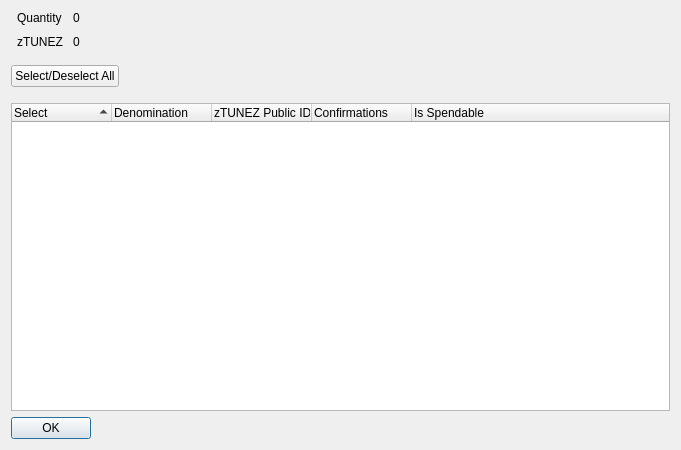
<?xml version="1.0" encoding="UTF-8"?>
<ui version="4.0">
 <class>ZPivControlDialog</class>
 <widget class="QDialog" name="ZPivControlDialog">
  <property name="geometry">
   <rect>
    <x>0</x>
    <y>0</y>
    <width>681</width>
    <height>450</height>
   </rect>
  </property>
  <property name="minimumSize">
   <size>
    <width>681</width>
    <height>450</height>
   </size>
  </property>
  <property name="windowTitle">
   <string>Select zTUNEZ to Spend</string>
  </property>
  <layout class="QVBoxLayout" name="verticalLayout" stretch="0,0,0,0">
   <item>
    <layout class="QHBoxLayout" name="horizontalLayout" stretch="0,0">
     <property name="spacing">
      <number>-1</number>
     </property>
     <property name="bottomMargin">
      <number>10</number>
     </property>
     <item>
      <layout class="QFormLayout" name="formLayout">
       <property name="horizontalSpacing">
        <number>10</number>
       </property>
       <property name="verticalSpacing">
        <number>10</number>
       </property>
       <property name="leftMargin">
        <number>6</number>
       </property>
       <property name="rightMargin">
        <number>6</number>
       </property>
       <item row="0" column="0">
        <widget class="QLabel" name="labelQuantity">
         <property name="text">
          <string>Quantity</string>
         </property>
        </widget>
       </item>
       <item row="0" column="1">
        <widget class="QLabel" name="labelQuantity_int">
         <property name="text">
          <string>0</string>
         </property>
        </widget>
       </item>
       <item row="1" column="0">
        <widget class="QLabel" name="labelZPiv">
         <property name="text">
          <string>zTUNEZ</string>
         </property>
        </widget>
       </item>
       <item row="1" column="1">
        <widget class="QLabel" name="labelZPiv_int">
         <property name="text">
          <string>0</string>
         </property>
        </widget>
       </item>
      </layout>
     </item>
     <item>
      <spacer name="horizontalSpacer_2">
       <property name="orientation">
        <enum>Qt::Horizontal</enum>
       </property>
       <property name="sizeHint" stdset="0">
        <size>
         <width>40</width>
         <height>20</height>
        </size>
       </property>
      </spacer>
     </item>
    </layout>
   </item>
   <item>
    <layout class="QHBoxLayout" name="horizontalLayout3" stretch="0,0">
     <property name="spacing">
      <number>14</number>
     </property>
     <property name="bottomMargin">
      <number>10</number>
     </property>
     <item>
      <widget class="QPushButton" name="pushButtonAll">
       <property name="text">
        <string>Select/Deselect All</string>
       </property>
      </widget>
     </item>
     <item>
      <spacer name="horizontalSpacer">
       <property name="orientation">
        <enum>Qt::Horizontal</enum>
       </property>
       <property name="sizeHint" stdset="0">
        <size>
         <width>40</width>
         <height>20</height>
        </size>
       </property>
      </spacer>
     </item>
    </layout>
   </item>
   <item>
    <widget class="QTreeWidget" name="treeWidget">
     <property name="sizePolicy">
      <sizepolicy hsizetype="Expanding" vsizetype="Expanding">
       <horstretch>0</horstretch>
       <verstretch>0</verstretch>
      </sizepolicy>
     </property>
     <property name="minimumSize">
      <size>
       <width>0</width>
       <height>250</height>
      </size>
     </property>
     <property name="alternatingRowColors">
      <bool>true</bool>
     </property>
     <property name="sortingEnabled">
      <bool>true</bool>
     </property>
     <property name="columnCount">
      <number>5</number>
     </property>
     <attribute name="headerDefaultSectionSize">
      <number>100</number>
     </attribute>
     <column>
      <property name="text">
       <string notr="true">Select</string>
      </property>
     </column>
     <column>
      <property name="text">
       <string notr="true">Denomination</string>
      </property>
     </column>
     <column>
      <property name="text">
       <string notr="true">zTUNEZ Public ID</string>
      </property>
     </column>
     <column>
      <property name="text">
       <string notr="true">Confirmations</string>
      </property>
     </column>
     <column>
      <property name="text">
       <string>Is Spendable</string>
      </property>
     </column>
    </widget>
   </item>
   <item>
    <widget class="QDialogButtonBox" name="buttonBox">
     <property name="sizePolicy">
      <sizepolicy hsizetype="Maximum" vsizetype="Fixed">
       <horstretch>0</horstretch>
       <verstretch>0</verstretch>
      </sizepolicy>
     </property>
     <property name="orientation">
      <enum>Qt::Horizontal</enum>
     </property>
     <property name="standardButtons">
      <set>QDialogButtonBox::Ok</set>
     </property>
    </widget>
   </item>
  </layout>
 </widget>
 <resources/>
 <connections>
  <connection>
   <sender>buttonBox</sender>
   <signal>accepted()</signal>
   <receiver>ZPivControlDialog</receiver>
   <slot>accept()</slot>
   <hints>
    <hint type="sourcelabel">
     <x>248</x>
     <y>254</y>
    </hint>
    <hint type="destinationlabel">
     <x>157</x>
     <y>274</y>
    </hint>
   </hints>
  </connection>
  <connection>
   <sender>buttonBox</sender>
   <signal>rejected()</signal>
   <receiver>ZPivControlDialog</receiver>
   <slot>reject()</slot>
   <hints>
    <hint type="sourcelabel">
     <x>316</x>
     <y>260</y>
    </hint>
    <hint type="destinationlabel">
     <x>286</x>
     <y>274</y>
    </hint>
   </hints>
  </connection>
 </connections>
</ui>
